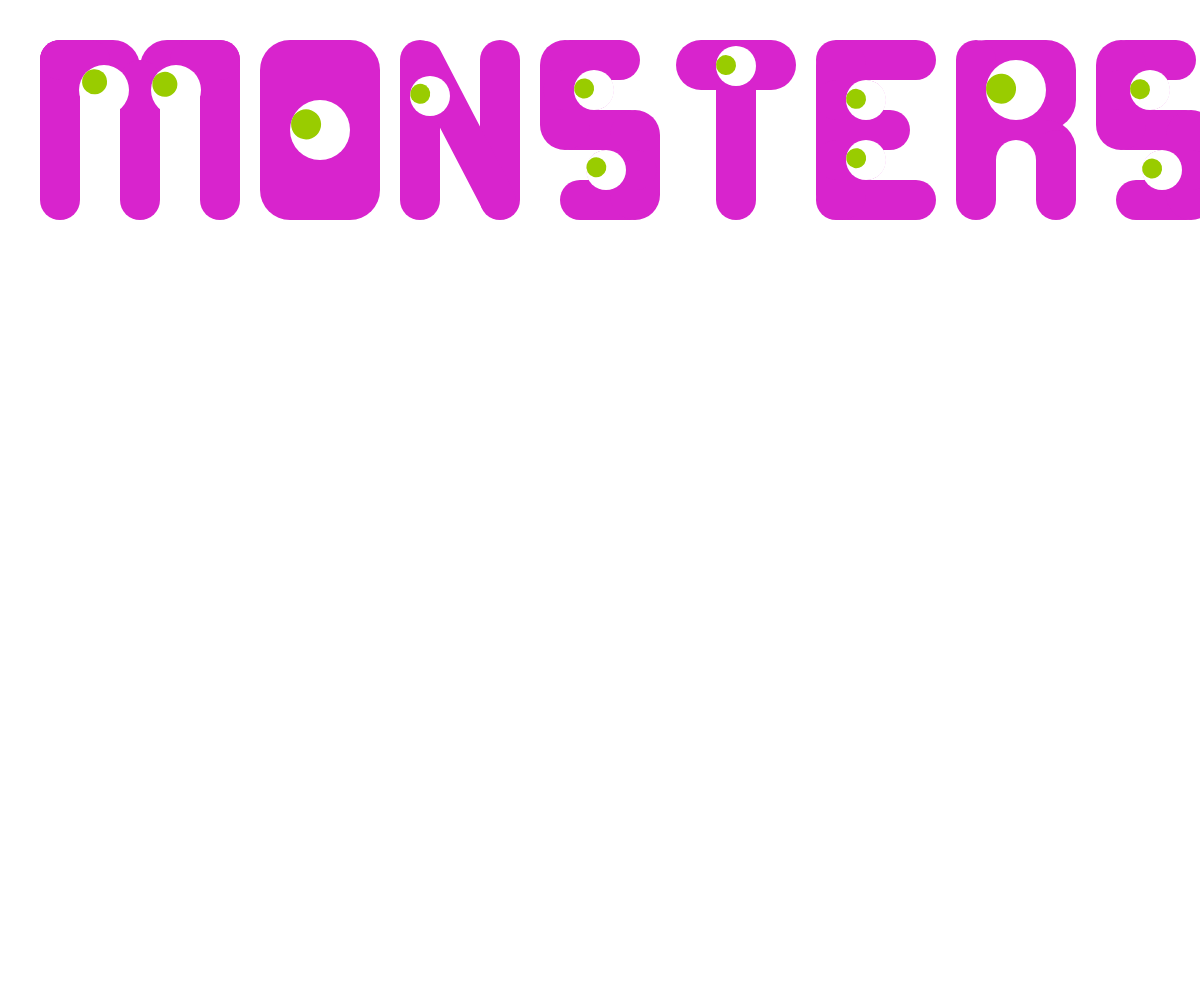
Frame 1 (no input)
Frame 60 (no input): identical to frame 1, image omitted
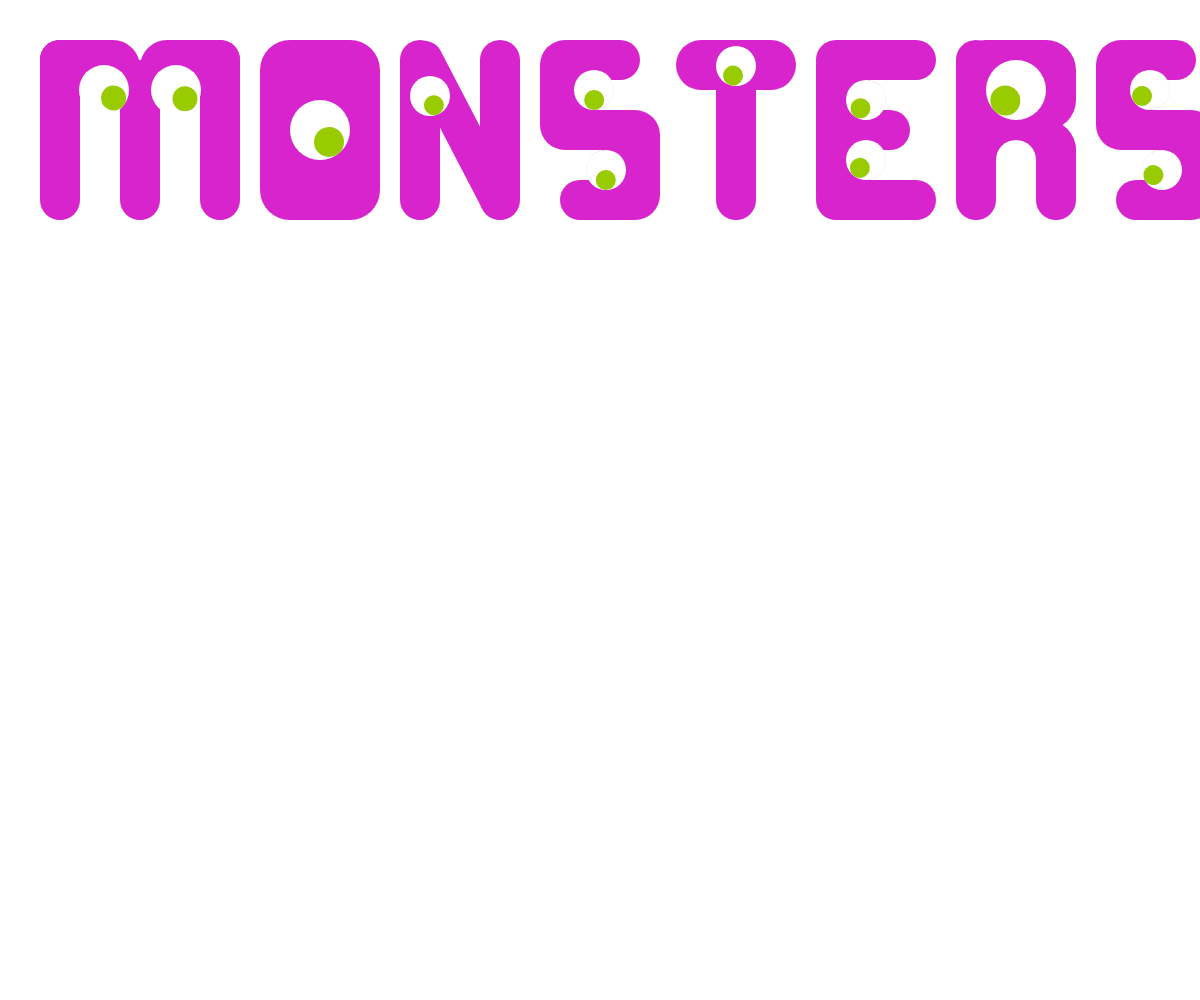
Frame 120 (the mouse pressed at the canvas centre since frame 60)

The p5.js sketch that drew these frames (run headless with seeded random() and noise() and a simulated clock; from frame 60 on, the mouse is pressed at the canvas centre):

// p5.js sketch
// ── sketch.js
// no need to change anything from here ... ----------------------

var letters = {};

var marginLeft = 0;
var marginTop = 0;
var textX = marginLeft;
var textY = 0;
var textScale = 2;
var lineHeight = 120;
var typedText = "MONSTERS";


function setup() {
	createCanvas(windowWidth, windowHeight);
	initLetters();
	noFill();
}

function draw() {
	background(255);
	scale(textScale);

	textX = marginLeft;
	textY = marginTop;

	//randomSeed(4);
	for (var i = 0; i < typedText.length; i++) {
		var c = typedText[i];
		if (letters[c]) {
			push();
			translate(textX, textY);
			var w = letters[c]();
			textX += w;
			pop();
		} else if (c == "\n") {
			textX = marginLeft;
			textY += lineHeight;
		}
	}
}

function keyTyped() {
    var k = key;
    if (!letters[k]) {
        k = k.toUpperCase();
    }
    if (letters[k]) {
         
        typedText += k;
    }

}

function keyPressed() {
	if (keyCode == RETURN) {
		typedText += "\n";
	}
	if (keyCode == BACKSPACE || keyCode == DELETE) {
		if (typedText.length > 0) typedText = typedText.slice(0, -1);
	}
}

function keyTyped() {
    var k = key;
    if (!letters[k]) {
        k = k.toUpperCase();
    }
    if (letters[k]) {
         
        typedText += k;
    }
}

function keyPressed() {
	if (keyCode == RETURN) {
		typedText += "\n";
	}
	if (keyCode == BACKSPACE || keyCode == DELETE) {
		if (typedText.length > 0) typedText = typedText.slice(0, -1);
		console.log(typedText);
	}
}
// ... to here -----------------------------------------------------


function initLetters() {
	// Add your calls to the letter functions here

	letters = {
		A: draw_A,
		B: draw_B,
		M: draw_M,
		O: draw_O,
		N: draw_N,
		S: draw_S,
		T: draw_T,
		E: draw_E,
		R: draw_R,
		C: draw_C,
		D: draw_D,
		" ": function() { return 30 },
	};
}


function draw_A() {

	noStroke();
	fill('#d824cd');
	rect(20, 20, 60, 60, 15);

	fill('white');
	rect(40, 70, 20, 50, 15);

	fill('#d824cd');
	rect(20, 50, 20, 60, 15);

	fill('#d824cd');
	rect(60, 50, 20, 60, 15);

	var e1 = new Eye(50, 45, 30);

	e1.update((mouseX / textScale - textX), (mouseY / textScale - textY));

	e1.display();


	return 70;
} // A function for each letter

function draw_M() {

	noStroke();
	fill('#d824cd');
	rect(20, 20, 20, 30, 15);

	fill('#d824cd');
	rect(20, 20, 50, 27, 15);

	fill('#d824cd');
	rect(70, 20, 50, 27, 15);

	fill('white');
	rect(40, 70, 20, 50, 15);

	fill('#d824cd');
	rect(20, 20, 20, 90, 15);

	fill('#d824cd');
	rect(60, 30, 20, 80, 15);

	fill('#d824cd');
	rect(100, 20, 20, 90, 15);

	fill('#d824cd');
	rect(20, 20, 35, 20, 15);

	fill('#d824cd');
	rect(85, 20, 35, 20, 15);

	e1 = new Eye(52, 45, 25);

	e1.update((mouseX / textScale - textX), (mouseY / textScale - textY));


	e1.display();

	e2 = new Eye(88, 45, 25);

	e2.update((mouseX / textScale - textX), (mouseY / textScale - textY));


	e2.display();

	return 110;

}

function draw_O() {

	noStroke();
	fill('#d824cd');
	rect(20, 20, 60, 90, 15);

	e1 = new Eye(50, 65, 30);

	e1.update((mouseX / textScale - textX), (mouseY / textScale - textY));

	e1.display();

	return 70;

}

function draw_N() {

	noStroke();


	fill('white');
	rect(40, 70, 20, 50, 15);

	fill('#d824cd');
	rect(20, 20, 20, 90, 15);

	fill('#d824cd');
	rect(60, 20, 20, 90, 15);

	push();
	rotate(radians(-27.5));
	fill('#d824cd');
	rect(6, 32, 18, 97, 15);
	pop();

	noStroke();

	e1 = new Eye(35, 48, 20);

	e1.update((mouseX / textScale - textX), (mouseY / textScale - textY));

	e1.display();

	return 70;

}

function draw_S() {

	noStroke();

	fill('#d824cd');
	rect(25, 20, 45, 20, 15);

	fill('#d824cd');
	rect(30, 90, 45, 20, 15);


	fill('#d824cd');
	rect(25, 55, 50, 20, 15);


	fill('#d824cd');
	rect(20, 20, 25, 55, 40);

	fill('#d824cd');
	rect(55, 55, 25, 55, 40);

	fill('#d824cd');
	rect(43.2, 75, 35, 20, 15);

	fill('#d824cd');
	rect(21.8, 35, 35, 20, 15);



	noStroke();
	e1 = new Eye(53, 85, 20);

	e1.update((mouseX / textScale - textX), (mouseY / textScale - textY));

	e1.display();

	e2 = new Eye(47, 45, 20);

	e2.update((mouseX / textScale - textX), (mouseY / textScale - textY));

	e2.display();

	return 68;

}

function draw_T() {

	noStroke();
	fill('#d824cd');
	rect(40, 20, 20, 90, 15);

	fill('#d824cd');
	rect(20, 20, 60, 25, 15);

	noStroke();
	e1 = new Eye(50, 33, 20);

	e1.update((mouseX / textScale - textX), (mouseY / textScale - textY));

	e1.display();

	return 70;

}

function draw_E() {


	noStroke();

	fill('#d824cd');
	rect(20, 20, 60, 20, 15);

	fill('#d824cd');
	rect(20, 90, 60, 20, 15);


	fill('#d824cd');
	rect(20, 55, 47, 20, 15);


	fill('#d824cd');
	rect(20, 20, 25, 90, 15);

	fill('#d824cd');
	rect(20, 70, 34.8, 20, 15);

	fill('#d824cd');
	rect(20, 40, 34.8, 20, 15);



	e1 = new Eye(45, 80, 20);

	e1.update((mouseX / textScale - textX), (mouseY / textScale - textY));

	e1.display();

	e2 = new Eye(45, 50, 20);

	e2.update((mouseX / textScale - textX), (mouseY / textScale - textY));

	e2.display();

	return 70;

}

function draw_R() {

	noStroke();

	fill('#d824cd');
	rect(20, 20, 60, 45, 15);

	fill('#d824cd');
	rect(20, 60, 60, 30, 30);

	fill('#d824cd');
	rect(20, 20, 20, 90, 15);

	fill('#d824cd');
	rect(60, 65, 20, 45, 15);

	fill('white');
	rect(40, 70, 20, 50, 15);

	noStroke();
	e2 = new Eye(50, 45, 30);

	e2.update((mouseX / textScale - textX), (mouseY / textScale - textY));

	e2.display();

	return 70;
}

function draw_B() {

	noStroke();

	fill('#d824cd');
	rect(20, 20, 60, 45, 15);

	fill('#d824cd');
	rect(20, 65, 60, 45, 15);

	fill('#d824cd');
	rect(20, 20, 48.5, 80, 15);


	noStroke();
	e1 = new Eye(50, 80, 20);

	e1.update((mouseX / textScale - textX), (mouseY / textScale - textY));

	e1.display();

	e2 = new Eye(50, 45, 20);

	e2.update((mouseX / textScale - textX), (mouseY / textScale - textY));

	e2.display();

	return 70;
}

function draw_C() {

	noStroke();
	fill('#d824cd');
	rect(20, 20, 60, 45, 15);

	fill('#d824cd');
	rect(20, 65, 60, 45, 15);

	fill('white');
	rect(50, 50, 30, 30, );

	fill('#d824cd');
	rect(20, 30, 40, 60, 15);

	fill('#d824cd');
	rect(20, 50, 44.8, 30, 30);

	fill('#d824cd');
	rect(55, 70, 25, 28, 15);

	fill('#d824cd');
	rect(55, 35, 25, 28, 15);


	noStroke();
	e1 = new Eye(50, 65, 30);

	e1.update((mouseX / textScale - textX), (mouseY / textScale - textY));

	e1.display();

	return 70;

}

function draw_D() {

	noStroke();
	fill('#d824cd');
	rect(20, 20, 40, 90, 15);

	fill('#d824cd');
	rect(20, 20, 60, 90, 70);

	noStroke();
	e1 = new Eye(50, 65, 30);

	e1.update(mouseX, mouseY);

	e1.display();

	return 70;
}



function Eye(tx, ty, ts) {
	this.x = tx;
	this.y = ty;
	this.size = ts;
	this.angle = 0;
	this.over = false;
	this.clicked = false;

	this.update = function(mx, my) {
		this.angle = atan2(my - this.y, mx - this.x);

		var d = dist(mx, my, this.x, this.y);
		if (d < this.size / 2 && mouseIsPressed) {
			this.clicked = true;
		} else {
			this.clicked = false;
		}
		if (d < this.size / 2) {
			this.over = true;
		} else {
			this.over = false;
		}
	};

	this.display = function() {
		push();
		translate(this.x, this.y);
		if (this.over == true) {
			fill(0);
			rect(-this.size / 2, 0, this.size, 2, 1);

		} else {
			fill(255);
			ellipse(0, 0, this.size, this.size);
			rotate(this.angle);
			fill(153, 204, 0);
			ellipse(this.size / 4, 0, this.size / 2, this.size / 2);
		}

		pop();
	};

}
